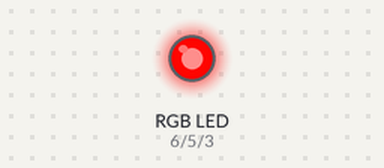
Simulated run of this sketch. Board: Arduino Uno, built with avr-gcc and run on an emulated ATmega328P. On the bench: an RGB LED mixed from three pins (HIGH = lit). Dim RGB values are drawn brighter than linear.

Above: at 0.05 s.
At 1.3 s:
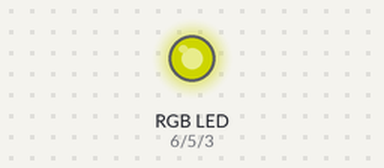
At 1.9 s:
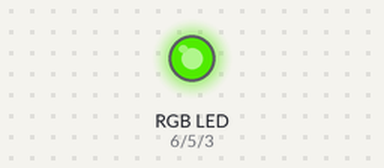
At 2.55 s:
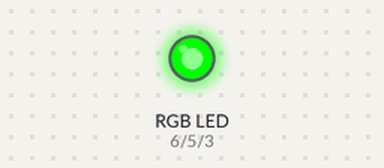
At 3.8 s:
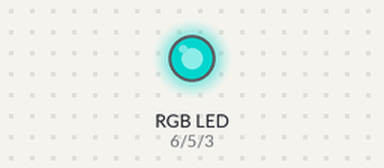
At 5.1 s:
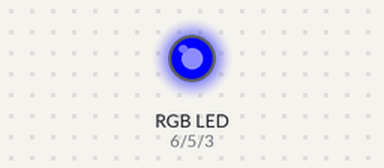
Timing chart, 0 to 6.6 s (numbered marks = the images above):
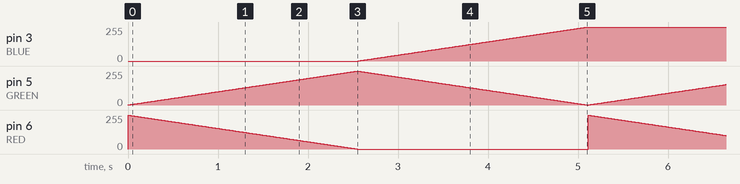

The sketch:

rgb_led.ino
```cpp
#define BLUE 3
#define RED 6
#define GREEN 5

void setup() {
  pinMode(RED, OUTPUT);
  pinMode(BLUE, OUTPUT);
  pinMode(GREEN, OUTPUT);
  digitalWrite(RED, HIGH);
  digitalWrite(BLUE, LOW);
  digitalWrite(GREEN, LOW);

}

int redValue;
int blueValue;
int greenValue;

void loop() {
  // put your main code here, to run repeatedly:
  #define delayTime 10

  redValue = 255;
  greenValue = 0;
  blueValue = 0;

  for (int i = 0; i < 255; i++) {
    redValue -= 1;
    greenValue++;
    analogWrite(RED, redValue);
    analogWrite(GREEN, greenValue);
    delay(delayTime);
  }

  redValue = 0;
  greenValue = 255;
  blueValue = 0;

  for (int i = 0; i < 255; i++) {
    greenValue -= 1;
    blueValue++;
    analogWrite(GREEN, greenValue);
    analogWrite(BLUE, blueValue);
    delay(delayTime);
  }

}
```

Measured:
- by itself, pin 3 (BLUE): ramps from 1/255 to 255/255 and jumps back, once every 5.1 s
- by itself, pin 6 (RED): ramps from 254/255 to 0/255 and jumps back, once every 5.1 s
